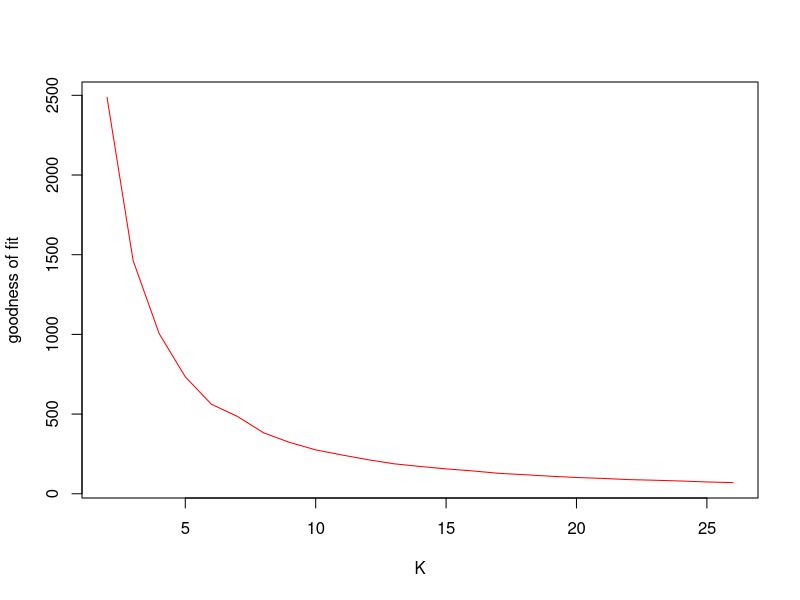
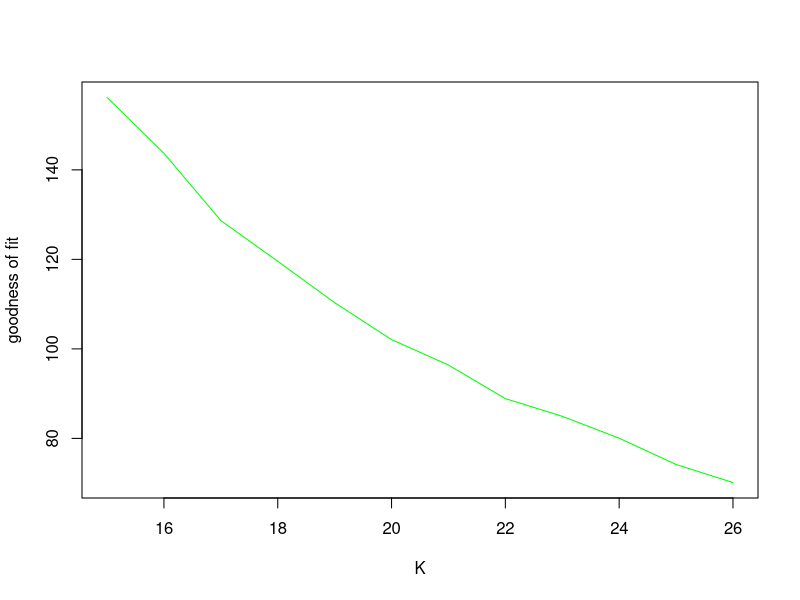

These figures' R source, in order:

data = read.table("az-5000.txt",header = TRUE)
letterData = data[,2:19]
## Applying kmeans to the data set without first column
clusters = kmeans(letterData,26)

## Finding withinss for the initial number of 26 clusters
clusters$withinss

## Finding average withinss
sum = 0
for( i in 1:26)
{
  sum = sum + clusters$withinss[i]
}
avgWithinss = 1/26 * sum
print(avgWithinss)


#(a) Repeating kmeans for k = 2..26
averageWithinssVector = c(length(25))
for(i in 2:26)
{
  averageWithinssVector[i-1] = 1/i * sum(kmeans(letterData,i)$withinss)
}
averageWithinssVector




#(b) Plot goodness of fit for all K and K = 15..26
plot(c(2:26),averageWithinssVector,ylab = "goodness of fit", xlab = "K",type = "l",col ="red")

plot(c(15:26), averageWithinssVector[14:25],ylab = "goodness of fit", xlab = "K",type ="l", col = "green")


